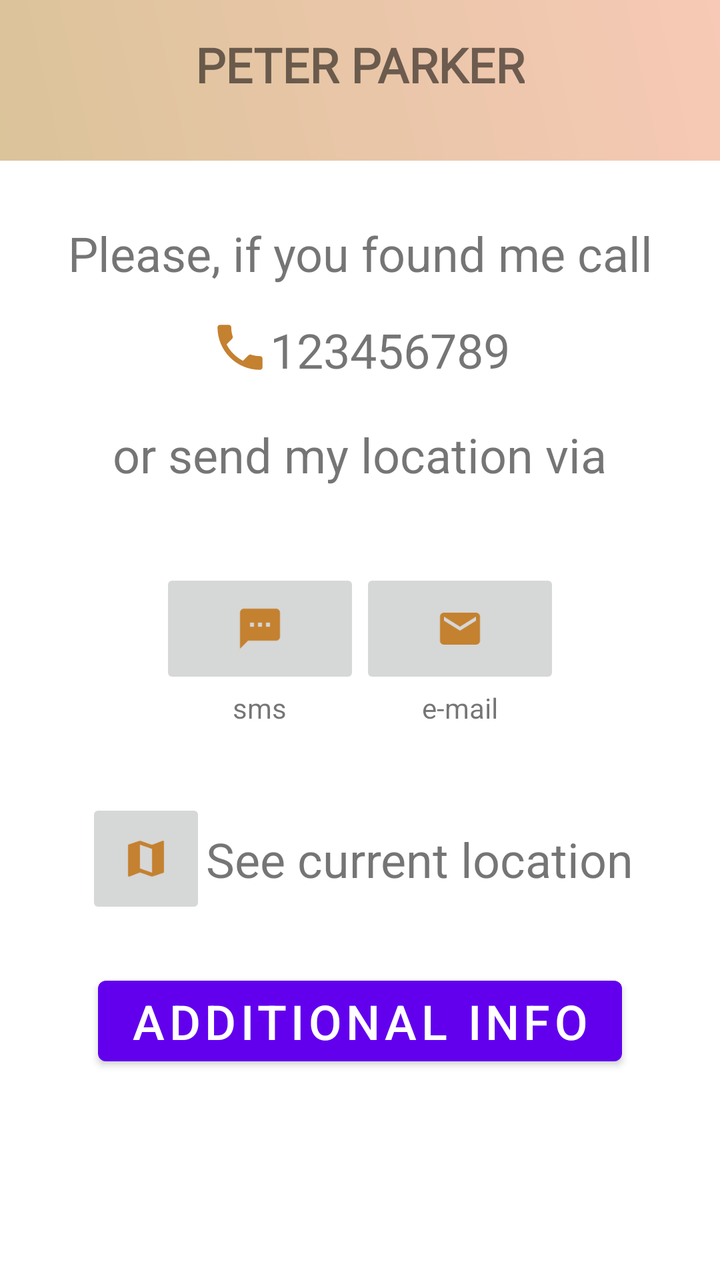
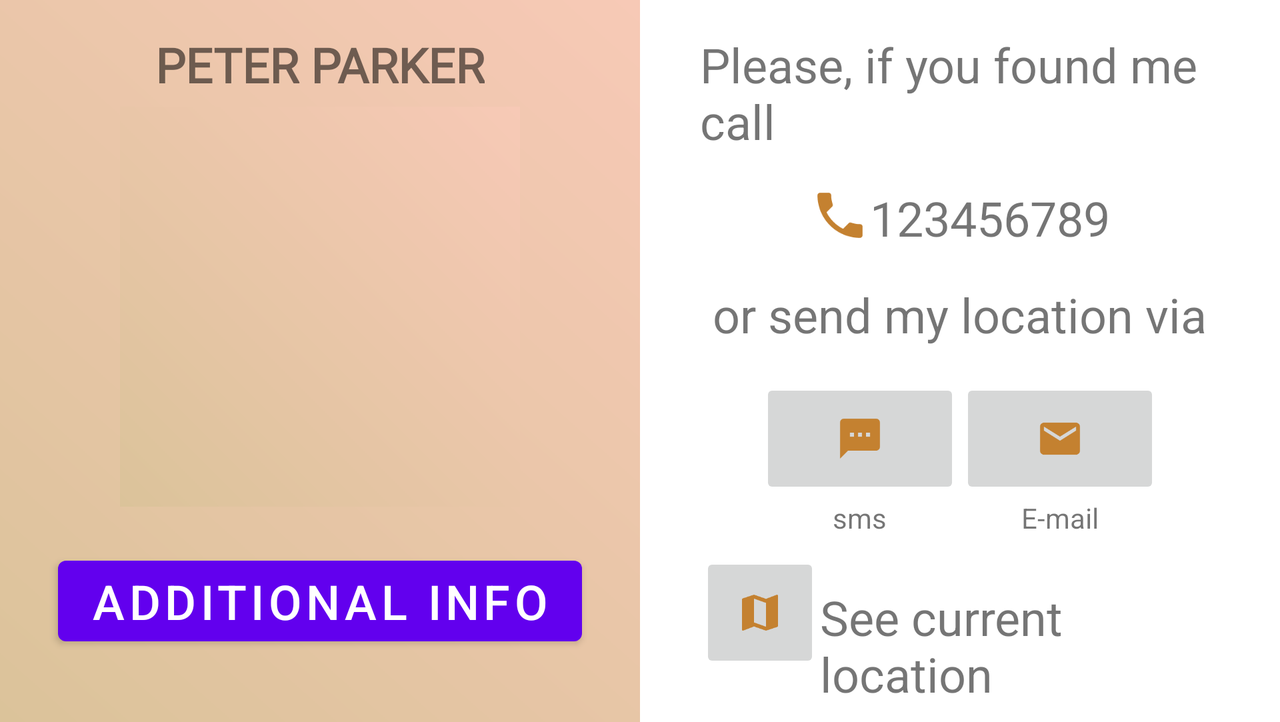

The same Android screen from two of the app's own layout files: first res/layout/ as a phone draws it, then the repository's variant for another configuration, drawn on a device whose configuration selects that folder. Both files follow.
<!-- AndroidManifest.xml: application theme Theme.TakeMeHomeApp -->
<!-- res/layout/activity_info.xml -->
<?xml version="1.0" encoding="utf-8"?>
<ScrollView xmlns:android="http://schemas.android.com/apk/res/android"
    xmlns:app="http://schemas.android.com/apk/res-auto"
    xmlns:tools="http://schemas.android.com/tools"
    android:layout_width="match_parent"
    android:layout_height="match_parent">

    <RelativeLayout
        android:layout_width="match_parent"
        android:layout_height="match_parent"
        tools:context="Activities.InfoActivity">

        <RelativeLayout
            android:id="@+id/relLay_top"
            android:layout_width="match_parent"
            android:layout_height="wrap_content"
            android:background="@drawable/grad_login"
            android:paddingBottom="16dp">

            <RelativeLayout
                android:id="@+id/relLay_name"
                android:layout_width="match_parent"
                android:layout_height="wrap_content"
                android:layout_marginTop="16dp">

                <TextView
                    android:id="@+id/textView_fullName"
                    android:layout_width="wrap_content"
                    android:layout_height="wrap_content"
                    android:layout_centerHorizontal="true"
                    android:fontFamily="@font/allerta"
                    android:text="PETER PARKER"
                    android:textSize="24sp"
                    android:textStyle="bold" />

            </RelativeLayout>

            <RelativeLayout
                android:layout_width="match_parent"
                android:layout_height="wrap_content"
                android:layout_below="@id/relLay_name"
                android:layout_centerHorizontal="true"
                android:layout_centerVertical="true">

                <ImageButton
                    android:id="@+id/imageButton_profilePicture"
                    android:layout_width="wrap_content"
                    android:layout_height="wrap_content"
                    android:layout_centerHorizontal="true"
                    android:layout_margin="5dp"
                    android:adjustViewBounds="true"
                    android:padding="3dp"
                    android:scaleType="centerInside" />

            </RelativeLayout>

        </RelativeLayout>

        <RelativeLayout
            android:layout_width="match_parent"
            android:layout_height="match_parent"
            android:layout_below="@id/relLay_top">

            <LinearLayout
                android:layout_width="match_parent"
                android:layout_height="wrap_content"
                android:layout_centerInParent="true"
                android:layout_marginLeft="30dp"
                android:layout_marginRight="30dp"
                android:orientation="vertical">

                <TextView
                    android:layout_width="wrap_content"
                    android:layout_height="wrap_content"
                    android:layout_gravity="center_horizontal"
                    android:layout_marginTop="30dp"
                    android:text="Please, if you found me call"
                    android:textAlignment="center"
                    android:textSize="24sp" />

                <LinearLayout
                    android:layout_width="wrap_content"
                    android:layout_height="match_parent"
                    android:layout_marginLeft="30dp"
                    android:layout_marginRight="30dp"
                    android:layout_gravity="center_horizontal"
                    android:orientation="horizontal">

                    <ImageView
                        android:id="@+id/imageView_phone"
                        android:layout_width="30dp"
                        android:layout_height="30dp"
                        android:layout_marginTop="16dp"
                        android:src="@drawable/ic_baseline_local_phone_24" />

                    <TextView
                        android:id="@+id/textView_phone"
                        android:layout_width="wrap_content"
                        android:layout_height="wrap_content"
                        android:layout_marginTop="16dp"
                        android:clickable="true"
                        android:textSize="24sp"
                        tools:text="123456789" />

                </LinearLayout>

                <TextView
                    android:id="@+id/text"
                    android:layout_width="wrap_content"
                    android:layout_height="wrap_content"
                    android:layout_gravity="center_horizontal"
                    android:layout_marginTop="20dp"
                    android:text="or send my location via"
                    android:textSize="24sp" />

                <RelativeLayout
                    android:layout_width="match_parent"
                    android:layout_height="wrap_content">

                    <LinearLayout
                        android:layout_width="wrap_content"
                        android:layout_height="match_parent"
                        android:layout_centerHorizontal="true"
                        android:orientation="horizontal">

                        <LinearLayout
                            android:layout_width="wrap_content"
                            android:layout_height="match_parent"
                            android:layout_marginTop="25dp"
                            android:orientation="vertical">

                            <ImageButton
                                android:id="@+id/imageButton_sms"
                                android:layout_width="100dp"
                                android:layout_height="60dp"
                                android:layout_marginTop="16dp"
                                android:layout_gravity="center_horizontal"
                                android:src="@drawable/ic_baseline_sms_24" />

                            <TextView
                                android:layout_width="wrap_content"
                                android:layout_height="wrap_content"
                                android:layout_gravity="center"
                                android:text="sms" />

                        </LinearLayout>

                        <LinearLayout
                            android:layout_width="wrap_content"
                            android:layout_height="match_parent"
                            android:layout_marginTop="25dp"
                            android:orientation="vertical">

                            <ImageButton
                                android:id="@+id/imageButton_email"
                                android:layout_width="100dp"
                                android:layout_height="60dp"
                                android:layout_marginTop="16dp"
                                android:src="@drawable/ic_baseline_email_24" />

                            <TextView
                                android:layout_width="wrap_content"
                                android:layout_height="wrap_content"
                                android:layout_gravity="center"
                                android:text="e-mail" />

                        </LinearLayout>

                    </LinearLayout>


                </RelativeLayout>

                <RelativeLayout
                    android:layout_width="match_parent"
                    android:layout_height="wrap_content">

                    <LinearLayout
                        android:layout_width="wrap_content"
                        android:layout_height="match_parent"
                        android:layout_centerHorizontal="true"
                        android:layout_marginTop="20dp"
                        android:orientation="horizontal">

                        <ImageButton
                            android:id="@+id/imageButton_map"
                            android:layout_width="60dp"
                            android:layout_height="60dp"
                            android:layout_marginTop="16dp"
                            android:src="@drawable/ic_baseline_map_24" />

                        <TextView
                            android:layout_width="wrap_content"
                            android:layout_height="wrap_content"
                            android:layout_marginTop="30dp"
                            android:text="See current location"
                            android:textSize="24sp" />

                    </LinearLayout>

                </RelativeLayout>

                <LinearLayout
                    android:layout_width="match_parent"
                    android:layout_height="wrap_content"
                    android:layout_marginTop="25dp"
                    android:orientation="vertical">

                    <Button
                        android:id="@+id/button_additInfo"
                        android:layout_width="wrap_content"
                        android:layout_height="wrap_content"
                        android:layout_gravity="center_horizontal"
                        android:layout_marginBottom="16dp"
                        android:text="Additional info"
                        android:textSize="24sp" />

                </LinearLayout>

            </LinearLayout>

        </RelativeLayout>

    </RelativeLayout>

</ScrollView>
<!-- resources referenced by this layout -->
<resources>
  <!-- drawable grad_login (drawable) -->
  <?xml version="1.0" encoding="utf-8"?>
  <shape xmlns:android="http://schemas.android.com/apk/res/android" >
  
      <gradient android:angle="45"
          android:startColor="@color/beige"
          android:endColor="@color/pink" />
  
  </shape>
  <!-- drawable ic_baseline_email_24 (drawable) -->
  <vector android:height="24dp" android:tint="#C48130"
      android:viewportHeight="24" android:viewportWidth="24"
      android:width="24dp" xmlns:android="http://schemas.android.com/apk/res/android">
      <path android:fillColor="@android:color/white" android:pathData="M20,4L4,4c-1.1,0 -1.99,0.9 -1.99,2L2,18c0,1.1 0.9,2 2,2h16c1.1,0 2,-0.9 2,-2L22,6c0,-1.1 -0.9,-2 -2,-2zM20,8l-8,5 -8,-5L4,6l8,5 8,-5v2z"/>
  </vector>
  <!-- drawable ic_baseline_local_phone_24 (drawable) -->
  <vector android:height="24dp" android:tint="#C48130"
      android:viewportHeight="24" android:viewportWidth="24"
      android:width="24dp" xmlns:android="http://schemas.android.com/apk/res/android">
      <path android:fillColor="@android:color/white" android:pathData="M6.62,10.79c1.44,2.83 3.76,5.14 6.59,6.59l2.2,-2.2c0.27,-0.27 0.67,-0.36 1.02,-0.24 1.12,0.37 2.33,0.57 3.57,0.57 0.55,0 1,0.45 1,1V20c0,0.55 -0.45,1 -1,1 -9.39,0 -17,-7.61 -17,-17 0,-0.55 0.45,-1 1,-1h3.5c0.55,0 1,0.45 1,1 0,1.25 0.2,2.45 0.57,3.57 0.11,0.35 0.03,0.74 -0.25,1.02l-2.2,2.2z"/>
  </vector>
  <!-- drawable ic_baseline_map_24 (drawable) -->
  <vector android:height="24dp" android:tint="#C48130"
      android:viewportHeight="24" android:viewportWidth="24"
      android:width="24dp" xmlns:android="http://schemas.android.com/apk/res/android">
      <path android:fillColor="@android:color/white" android:pathData="M20.5,3l-0.16,0.03L15,5.1 9,3 3.36,4.9c-0.21,0.07 -0.36,0.25 -0.36,0.48V20.5c0,0.28 0.22,0.5 0.5,0.5l0.16,-0.03L9,18.9l6,2.1 5.64,-1.9c0.21,-0.07 0.36,-0.25 0.36,-0.48V3.5c0,-0.28 -0.22,-0.5 -0.5,-0.5zM15,19l-6,-2.11V5l6,2.11V19z"/>
  </vector>
  <!-- drawable ic_baseline_sms_24 (drawable) -->
  <vector android:height="24dp" android:tint="#C48130"
      android:viewportHeight="24" android:viewportWidth="24"
      android:width="24dp" xmlns:android="http://schemas.android.com/apk/res/android">
      <path android:fillColor="@android:color/white" android:pathData="M20,2L4,2c-1.1,0 -1.99,0.9 -1.99,2L2,22l4,-4h14c1.1,0 2,-0.9 2,-2L22,4c0,-1.1 -0.9,-2 -2,-2zM9,11L7,11L7,9h2v2zM13,11h-2L11,9h2v2zM17,11h-2L15,9h2v2z"/>
  </vector>
  <style name="Theme.TakeMeHomeApp" parent="Theme.MaterialComponents.DayNight.DarkActionBar">
          
          <item name="colorPrimary">@color/purple_500</item>
          <item name="colorPrimaryVariant">@color/purple_700</item>
          <item name="colorOnPrimary">@color/white</item>
          
          <item name="colorSecondary">@color/teal_200</item>
          <item name="colorSecondaryVariant">@color/teal_700</item>
          <item name="colorOnSecondary">@color/black</item>
          
          <item name="android:statusBarColor" tools:targetApi="l">?attr/colorPrimaryVariant</item>
          
      </style>
  <color name="beige">#DBC39A</color>
  <color name="pink">#F7C9B6</color>
  <color name="purple_500">#FF6200EE</color>
  <color name="purple_700">#FF3700B3</color>
  <color name="white">#FFFFFFFF</color>
  <color name="teal_200">#FF03DAC5</color>
  <color name="teal_700">#FF018786</color>
  <color name="black">#FF000000</color>
</resources>
<!-- res/layout-land/activity_info.xml (the repository's variant of the layout above) -->
<!-- drawn on the phone turned sideways -->
<?xml version="1.0" encoding="utf-8"?>
<ScrollView xmlns:android="http://schemas.android.com/apk/res/android"
    xmlns:app="http://schemas.android.com/apk/res-auto"
    xmlns:tools="http://schemas.android.com/tools"
    android:layout_width="match_parent"
    android:layout_height="match_parent">

    <LinearLayout
        android:layout_width="match_parent"
        android:layout_height="wrap_content"
        android:orientation="horizontal"
        android:baselineAligned="false">

        <RelativeLayout
            android:layout_width="0dp"
            android:layout_height="match_parent"
            android:background="@drawable/grad_login"
            android:layout_weight="1">

            <RelativeLayout
                android:id="@+id/relLay_name"
                android:layout_width="match_parent"
                android:layout_height="wrap_content"
                android:layout_marginTop="16dp">

                <TextView
                    android:id="@+id/textView_fullName"
                    android:layout_width="wrap_content"
                    android:layout_height="wrap_content"
                    android:layout_centerHorizontal="true"
                    android:fontFamily="@font/allerta"
                    android:text="@string/peter_parker"
                    android:textSize="24sp"
                    android:textStyle="bold" />

            </RelativeLayout>

            <RelativeLayout
                android:layout_width="match_parent"
                android:layout_height="match_parent"
                android:layout_below="@id/relLay_name"
                android:layout_centerHorizontal="true"
                android:layout_centerVertical="true">

                <ImageButton
                    android:id="@+id/imageButton_profilePicture"
                    android:layout_width="200dp"
                    android:layout_height="200dp"
                    android:layout_centerHorizontal="true"
                    android:layout_marginStart="5dp"
                    android:layout_marginTop="5dp"
                    android:layout_marginEnd="5dp"
                    android:layout_marginBottom="5dp"
                    android:adjustViewBounds="true"
                    android:background="@drawable/grad_login"
                    android:contentDescription="@string/profile_picture"
                    android:scaleType="centerInside" />

                <LinearLayout
                    android:layout_width="match_parent"
                    android:layout_height="wrap_content"
                    android:layout_marginTop="16dp"
                    android:orientation="vertical"
                    android:layout_below="@id/imageButton_profilePicture">

                    <Button
                        android:id="@+id/button_additInfo"
                        android:layout_width="wrap_content"
                        android:layout_height="wrap_content"
                        android:layout_gravity="center_horizontal"
                        android:text="@string/additional_info"
                        android:textSize="24sp" />

                </LinearLayout>

            </RelativeLayout>

        </RelativeLayout>

        <RelativeLayout
            android:layout_width="0dp"
            android:layout_height="wrap_content"
            android:layout_weight="1">

            <RelativeLayout
                android:layout_width="match_parent"
                android:layout_height="match_parent">

                <LinearLayout
                    android:layout_width="match_parent"
                    android:layout_height="wrap_content"
                    android:layout_centerInParent="true"
                    android:layout_marginLeft="30dp"
                    android:layout_marginRight="30dp"
                    android:orientation="vertical">

                    <TextView
                        android:layout_width="wrap_content"
                        android:layout_height="wrap_content"
                        android:layout_gravity="center_horizontal"
                        android:layout_marginTop="16dp"
                        android:text="@string/please_if_you_found_me_call"
                        android:textSize="24sp" />

                    <LinearLayout
                        android:layout_width="wrap_content"
                        android:layout_height="match_parent"
                        android:layout_marginLeft="30dp"
                        android:layout_marginRight="30dp"
                        android:layout_gravity="center_horizontal"
                        android:orientation="horizontal">

                        <ImageView
                            android:id="@+id/imageView_phone"
                            android:layout_width="30dp"
                            android:layout_height="30dp"
                            android:layout_marginTop="16dp"
                            android:contentDescription="@string/icon_phone"
                            android:src="@drawable/ic_baseline_local_phone_24" />

                        <TextView
                            android:id="@+id/textView_phone"
                            android:layout_width="wrap_content"
                            android:layout_height="wrap_content"
                            android:layout_marginTop="16dp"
                            android:clickable="true"
                            android:textSize="24sp"
                            tools:text="123456789"
                            android:focusable="true" />

                    </LinearLayout>

                    <TextView
                        android:id="@+id/text"
                        android:layout_width="wrap_content"
                        android:layout_height="wrap_content"
                        android:layout_gravity="center_horizontal"
                        android:layout_marginTop="16dp"
                        android:text="@string/or_send_my_location_via"
                        android:textSize="24sp" />

                    <RelativeLayout
                        android:layout_width="match_parent"
                        android:layout_height="wrap_content">

                        <LinearLayout
                            android:layout_width="wrap_content"
                            android:layout_height="match_parent"
                            android:layout_centerHorizontal="true"
                            android:orientation="horizontal">

                            <LinearLayout
                                android:layout_width="wrap_content"
                                android:layout_height="match_parent"
                                android:layout_marginTop="16dp"
                                android:orientation="vertical">

                                <ImageButton
                                    android:id="@+id/imageButton_sms"
                                    android:layout_width="100dp"
                                    android:layout_height="60dp"
                                    android:contentDescription="@string/icon_sms"
                                    android:src="@drawable/ic_baseline_sms_24" />

                                <TextView
                                    android:layout_width="wrap_content"
                                    android:layout_height="wrap_content"
                                    android:layout_gravity="center"
                                    android:text="@string/sms" />

                            </LinearLayout>

                            <LinearLayout
                                android:layout_width="wrap_content"
                                android:layout_height="match_parent"
                                android:layout_marginTop="16dp"
                                android:orientation="vertical">

                                <ImageButton
                                    android:id="@+id/imageButton_email"
                                    android:layout_width="100dp"
                                    android:layout_height="60dp"
                                    android:contentDescription="@string/icon_email"
                                    android:src="@drawable/ic_baseline_email_24" />

                                <TextView
                                    android:layout_width="wrap_content"
                                    android:layout_height="wrap_content"
                                    android:layout_gravity="center"
                                    android:text="@string/e_mail" />

                            </LinearLayout>

                        </LinearLayout>


                    </RelativeLayout>

                    <RelativeLayout
                        android:layout_width="match_parent"
                        android:layout_height="wrap_content">

                        <LinearLayout
                            android:layout_width="wrap_content"
                            android:layout_height="wrap_content"
                            android:layout_centerHorizontal="true"
                            android:layout_marginTop="16dp"
                            android:layout_centerVertical="true"
                            android:orientation="horizontal">

                            <ImageButton
                                android:id="@+id/imageButton_map"
                                android:layout_width="60dp"
                                android:layout_height="60dp"
                                android:contentDescription="@string/icon_map"
                                android:src="@drawable/ic_baseline_map_24" />

                            <TextView
                                android:layout_width="wrap_content"
                                android:layout_height="wrap_content"
                                android:text="@string/see_current_location"
                                android:layout_marginTop="16dp"
                                android:textSize="24sp" />

                        </LinearLayout>

                    </RelativeLayout>

                </LinearLayout>

            </RelativeLayout>

        </RelativeLayout>

    </LinearLayout>

</ScrollView>
<!-- resources referenced by the variant -->
<!-- as the phone turned sideways resolves them -->
<resources>
  <!-- drawable grad_login (drawable) -->
  <?xml version="1.0" encoding="utf-8"?>
  <shape xmlns:android="http://schemas.android.com/apk/res/android" >
  
      <gradient android:angle="45"
          android:startColor="@color/beige"
          android:endColor="@color/pink" />
  
  </shape>
  <!-- drawable ic_baseline_email_24 (drawable) -->
  <vector android:height="24dp" android:tint="#C48130"
      android:viewportHeight="24" android:viewportWidth="24"
      android:width="24dp" xmlns:android="http://schemas.android.com/apk/res/android">
      <path android:fillColor="@android:color/white" android:pathData="M20,4L4,4c-1.1,0 -1.99,0.9 -1.99,2L2,18c0,1.1 0.9,2 2,2h16c1.1,0 2,-0.9 2,-2L22,6c0,-1.1 -0.9,-2 -2,-2zM20,8l-8,5 -8,-5L4,6l8,5 8,-5v2z"/>
  </vector>
  <!-- drawable ic_baseline_local_phone_24 (drawable) -->
  <vector android:height="24dp" android:tint="#C48130"
      android:viewportHeight="24" android:viewportWidth="24"
      android:width="24dp" xmlns:android="http://schemas.android.com/apk/res/android">
      <path android:fillColor="@android:color/white" android:pathData="M6.62,10.79c1.44,2.83 3.76,5.14 6.59,6.59l2.2,-2.2c0.27,-0.27 0.67,-0.36 1.02,-0.24 1.12,0.37 2.33,0.57 3.57,0.57 0.55,0 1,0.45 1,1V20c0,0.55 -0.45,1 -1,1 -9.39,0 -17,-7.61 -17,-17 0,-0.55 0.45,-1 1,-1h3.5c0.55,0 1,0.45 1,1 0,1.25 0.2,2.45 0.57,3.57 0.11,0.35 0.03,0.74 -0.25,1.02l-2.2,2.2z"/>
  </vector>
  <!-- drawable ic_baseline_map_24 (drawable) -->
  <vector android:height="24dp" android:tint="#C48130"
      android:viewportHeight="24" android:viewportWidth="24"
      android:width="24dp" xmlns:android="http://schemas.android.com/apk/res/android">
      <path android:fillColor="@android:color/white" android:pathData="M20.5,3l-0.16,0.03L15,5.1 9,3 3.36,4.9c-0.21,0.07 -0.36,0.25 -0.36,0.48V20.5c0,0.28 0.22,0.5 0.5,0.5l0.16,-0.03L9,18.9l6,2.1 5.64,-1.9c0.21,-0.07 0.36,-0.25 0.36,-0.48V3.5c0,-0.28 -0.22,-0.5 -0.5,-0.5zM15,19l-6,-2.11V5l6,2.11V19z"/>
  </vector>
  <!-- drawable ic_baseline_sms_24 (drawable) -->
  <vector android:height="24dp" android:tint="#C48130"
      android:viewportHeight="24" android:viewportWidth="24"
      android:width="24dp" xmlns:android="http://schemas.android.com/apk/res/android">
      <path android:fillColor="@android:color/white" android:pathData="M20,2L4,2c-1.1,0 -1.99,0.9 -1.99,2L2,22l4,-4h14c1.1,0 2,-0.9 2,-2L22,4c0,-1.1 -0.9,-2 -2,-2zM9,11L7,11L7,9h2v2zM13,11h-2L11,9h2v2zM17,11h-2L15,9h2v2z"/>
  </vector>
  <string name="additional_info">Additional info</string>
  <string name="e_mail">E-mail</string>
  <string name="icon_email">icon email</string>
  <string name="icon_map">icon map</string>
  <string name="icon_phone">icon phone</string>
  <string name="icon_sms">icon sms</string>
  <string name="or_send_my_location_via">or send my location via</string>
  <string name="peter_parker">PETER PARKER</string>
  <string name="please_if_you_found_me_call">Please, if you found me call</string>
  <string name="profile_picture">profile picture</string>
  <string name="see_current_location">See current location</string>
  <string name="sms">sms</string>
  <style name="Theme.TakeMeHomeApp" parent="Theme.MaterialComponents.DayNight.DarkActionBar">
          
          <item name="colorPrimary">@color/purple_500</item>
          <item name="colorPrimaryVariant">@color/purple_700</item>
          <item name="colorOnPrimary">@color/white</item>
          
          <item name="colorSecondary">@color/teal_200</item>
          <item name="colorSecondaryVariant">@color/teal_700</item>
          <item name="colorOnSecondary">@color/black</item>
          
          <item name="android:statusBarColor" tools:targetApi="l">?attr/colorPrimaryVariant</item>
          
      </style>
  <color name="beige">#DBC39A</color>
  <color name="pink">#F7C9B6</color>
  <color name="purple_500">#FF6200EE</color>
  <color name="purple_700">#FF3700B3</color>
  <color name="white">#FFFFFFFF</color>
  <color name="teal_200">#FF03DAC5</color>
  <color name="teal_700">#FF018786</color>
  <color name="black">#FF000000</color>
</resources>
